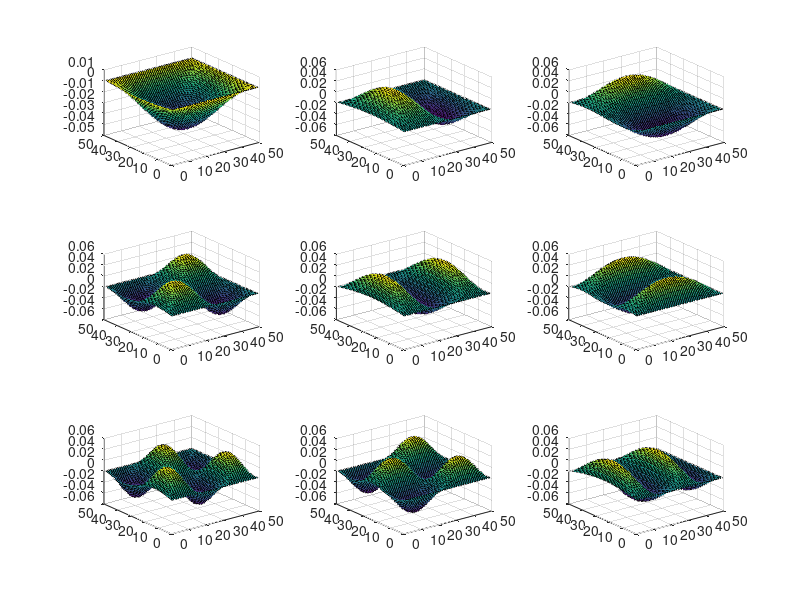

MATLAB code for this plot:
%Emeka Peters - 10095393
%PA5 - G matrix method

numx = 50;
numy = 50;
Gmat = sparse(numx * numy);
Bmat = zeros(1, (numx * numy));

for i = 1:numx

    for j = 1:numy
        n = j + (i - 1) * numy;
        
        if i == 1
            Gmat(n, :) = 0;
            Gmat(n, n) = 1;
            Bmat(1, n) = 1;
        elseif i == numx
            Gmat(n, :) = 0;
            Gmat(n, n) = 1;
            Bmat(1, n) = 1;
        elseif j == numy
            Gmat(n, :) = 0;
            Gmat(n, n) = 1;
            Bmat(1, n) = 1;
        else
            Gmat(n, n) = -4;
            Gmat(n, n - numx) = 1;
            Gmat(n, n + numx) = 1;
            Gmat(n, n - 1) = 1;
            Gmat(n, n + 1) = 1;
        end
    end
    
    
                

end 

spy(Gmat);

[E, D] = eigs(Gmat, 9, 'SM');

nmodes = 9;

mod = 1;

actmat = zeros(numx, numy);

for mod = 1:nmodes
    
    for i = 1:numx

        for j = 1:numy
            n = j + (i - 1) * numy;
            actmat(i, j) = E(n, mod);
        end
    end
    
    subplot(3, 3, mod); surf(actmat);
end



            
        




        
        